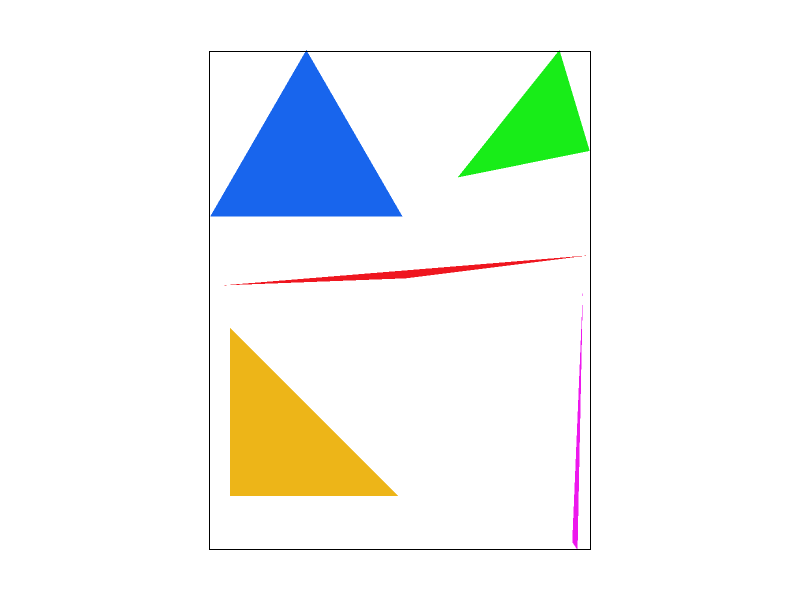
#> input picture assets/task2_samplerate=4.png, 800 x 600 px
$ python batch_magnifier.py ../assets out
#> lines starting #> are read from the running program, lines starting #| are printed output that depends on the picture; after the words box and inside, x2 and y2 are one past the last pixel; in counts of white or black regions, pixels touching at a corner belong together
#!/usr/bin/env python3
"""Batch-create a magnified inset for PNG images of the same size."""

from __future__ import annotations

import argparse
import re
import sys
from pathlib import Path
from typing import Iterable, Optional, Sequence, Tuple

import cv2
import numpy as np


WINDOW_ROI = "Select area, then press ENTER or SPACE"
WINDOW_PREVIEW = "Preview - ENTER: continue, ESC: cancel"
Box = Tuple[int, int, int, int]


def natural_key(path: Path) -> list[object]:
    """Sort image2.png before image10.png."""
    return [int(part) if part.isdigit() else part.lower()
            for part in re.split(r"(\d+)", path.name)]


def find_png_files(folder: Path, recursive: bool, suffix: str) -> list[Path]:
    iterator: Iterable[Path] = folder.rglob("*") if recursive else folder.iterdir()
    files = [
        path for path in iterator
        if path.is_file()
        and path.suffix.lower() == ".png"
        and not path.stem.endswith(suffix)
    ]
    return sorted(files, key=natural_key)


def read_image(path: Path) -> np.ndarray:
    """Read PNG files reliably even when a path contains non-ASCII characters."""
    try:
        data = np.fromfile(str(path), dtype=np.uint8)
    except OSError as exc:
        raise RuntimeError(f"Unable to read file: {path}") from exc

    image = cv2.imdecode(data, cv2.IMREAD_UNCHANGED)
    if image is None:
        raise RuntimeError(f"Not a valid PNG image: {path}")

    if image.ndim == 2:
        image = cv2.cvtColor(image, cv2.COLOR_GRAY2BGR)
    elif image.ndim == 3 and image.shape[2] == 1:
        image = cv2.cvtColor(image, cv2.COLOR_GRAY2BGR)
    elif image.ndim != 3 or image.shape[2] not in (3, 4):
        raise RuntimeError(f"Unsupported number of image channels: {path}")
    return image


# [14 lines left out: function write_png, not called in this run]


def fit_for_display(image: np.ndarray, max_width: int, max_height: int) -> tuple[np.ndarray, float]:
    height, width = image.shape[:2]
    factor = min(1.0, max_width / width, max_height / height)
    if factor == 1.0:
        return image.copy(), factor
    resized = cv2.resize(
        image,
        (max(1, round(width * factor)), max(1, round(height * factor))),
        interpolation=cv2.INTER_AREA,
    )
    return resized, factor


# [114 lines left out: functions select_roi, parse_roi, validate_roi, inset_size, overlap_area, choose_destination, not called in this run]


def parse_rgb(text: str) -> tuple[int, int, int]:
    try:
        values = tuple(int(part.strip()) for part in text.split(","))
    except ValueError as exc:
        raise argparse.ArgumentTypeError("Color must use the format R,G,B, for example 255,0,0") from exc
    if len(values) != 3 or any(value < 0 or value > 255 for value in values):
        raise argparse.ArgumentTypeError("R, G, and B must be integers between 0 and 255")
    red, green, blue = values
    return blue, green, red


# [105 lines left out: functions drawing_color, draw_connectors, make_composite, confirm_preview, not called in this run]


def edit_magnifier(
    image: np.ndarray,
    scale: float,
    placement: str,
    margin: int,
    bgr: tuple[int, int, int],
    border_width: int,
    line_width: int,
    connectors: bool,
    max_width: int,
    max_height: int,
    initial_roi: Optional[Box] = None,
) -> tuple[Box, Box, float]:
    """Select an ROI while previewing, moving, and resizing its inset."""
    image_height, image_width = image.shape[:2]
    display_factor = min(
        1.0,
        max_width / image_width,
        max_height / image_height,
    )
    roi = initial_roi
    destination: Optional[Box] = None
    mode: Optional[str] = None
    selection_start = (0, 0)
    selection_start_display = (0, 0)
    previous_roi: Optional[Box] = None
    previous_destination: Optional[Box] = None
    drag_offset = (0, 0)
    invalid_selection = False

    # [107 lines left out: functions display_to_image, point_in_box, update_destination, update_selection, mouse_callback, not called in this run]

    def render() -> np.ndarray:
        if roi is not None and destination is not None:
            frame = make_composite(
                image,
                roi,
                destination,
                bgr,
                border_width,
                line_width,
                connectors,
            )
        else:
            frame = image.copy()
            if roi is not None:
                x, y, width, height = roi
                cv2.rectangle(
                    frame,
                    (x, y),
                    (x + width - 1, y + height - 1),
                    drawing_color(frame, bgr),
                    border_width,
                    cv2.LINE_AA,
                )

        display, _ = fit_for_display(frame, max_width, max_height)
        help_lines = [
            "Drag outside inset: select area | Drag inset: move",
            f"+/-: zoom ({scale:.2f}x) | R: reset position | Enter: apply | Esc: cancel",
        ]
        if invalid_selection:
            help_lines.append("Selection is too large to enlarge inside this image.")

        panel_height = 10 + 24 * len(help_lines)
        overlay = display.copy()
        cv2.rectangle(
            overlay, (0, 0), (display.shape[1], panel_height), (0, 0, 0), -1
        )
        cv2.addWeighted(overlay, 0.65, display, 0.35, 0, display)
        for index, text in enumerate(help_lines):
            color = (80, 180, 255) if index == 2 else (255, 255, 255)
            cv2.putText(
                display,
                text,
                (10, 22 + index * 24),
                cv2.FONT_HERSHEY_SIMPLEX,
                0.55,
                color,
                1,
                cv2.LINE_AA,
            )
        return display

    if roi is not None:
        update_destination(reset_position=True)

    print(
        "Drag to select an area; drag the magnified inset to move it; "
        "press + or - to change the zoom; press Enter to confirm or Esc to cancel."
    )
    window_name = "Magnifier editor"
    try:
        cv2.namedWindow(window_name, cv2.WINDOW_AUTOSIZE)
        cv2.setMouseCallback(window_name, mouse_callback)
        while True:
            cv2.imshow(window_name, render())
            key = cv2.waitKey(20)
            if key < 0:
                continue
            key &= 0xFF
            if key in (ord("+"), ord("=")):
                old_scale = scale
                old_destination = destination
                scale = round(scale + 0.25, 2)
                update_destination(reset_position=False)
                if destination is None and old_destination is not None:
                    scale = old_scale
                    destination = old_destination
            elif key in (ord("-"), ord("_")):
                old_scale = scale
                old_destination = destination
                scale = max(1.25, round(scale - 0.25, 2))
                update_destination(reset_position=False)
                if destination is None and old_destination is not None:
                    scale = old_scale
                    destination = old_destination
            elif key in (ord("r"), ord("R")):
                update_destination(reset_position=True)
            elif key in (10, 13, 32):
                if roi is not None and destination is not None:
                    return roi, destination, scale
            elif key in (27, ord("q"), ord("Q")):
                raise RuntimeError("Operation cancelled.")
    except cv2.error as exc:
        raise RuntimeError(
            "Unable to open the GUI window. Run this program in a desktop environment "
            "or use both --roi x,y,w,h and --no-preview."
        ) from exc
    finally:
        try:
            cv2.destroyWindow(window_name)
        except cv2.error:
            pass


def build_parser() -> argparse.ArgumentParser:
    parser = argparse.ArgumentParser(
        description="Add a magnified inset to a folder of same-sized PNG images."
    )
    parser.add_argument("input_dir", type=Path, help="Folder containing the source PNG images")
    parser.add_argument("output_dir", type=Path, help="Folder in which to save the results")
    parser.add_argument("--scale", type=float, default=2.0, help="Zoom factor; default: 2.0")
    parser.add_argument(
        "--placement",
        choices=("auto", "top-left", "top-right", "bottom-left", "bottom-right"),
        default="auto",
        help="Inset position; default: choose the corner with the least overlap",
    )
    parser.add_argument("--margin", type=int, default=20, help="Distance between the inset and image edge")
    parser.add_argument("--border-width", type=int, default=3, help="Border width")
    parser.add_argument("--line-width", type=int, default=2, help="Connector line width")
    parser.add_argument(
        "--color",
        type=parse_rgb,
        default=parse_rgb("255,0,0"),
        metavar="R,G,B",
        help="Border color; default: red (255,0,0)",
    )
    parser.add_argument("--suffix", default="_magnified", help="Output filename suffix")
    parser.add_argument("--roi", type=parse_roi, help="Specify x,y,w,h directly")
    parser.add_argument("--recursive", action="store_true", help="Search subfolders recursively")
    parser.add_argument("--no-connectors", action="store_true", help="Do not draw connector lines")
    parser.add_argument(
        "--no-preview",
        action="store_true",
        help="Do not open the interactive editor when used with --roi",
    )
    parser.add_argument("--overwrite", action="store_true", help="Overwrite existing output files")
    parser.add_argument("--display-width", type=int, default=1400, help=argparse.SUPPRESS)
    parser.add_argument("--display-height", type=int, default=900, help=argparse.SUPPRESS)
    return parser


def main(argv: Optional[Sequence[str]] = None) -> int:
    args = build_parser().parse_args(argv)
    if args.scale <= 1.0:
        raise ValueError("--scale must be greater than 1.0")
    if args.margin < 0 or args.border_width <= 0 or args.line_width <= 0:
        raise ValueError("The margin cannot be negative, and line widths must be positive")
    if not args.input_dir.is_dir():
        raise FileNotFoundError(f"Input folder does not exist: {args.input_dir}")

    files = find_png_files(args.input_dir, args.recursive, args.suffix)
    if not files:
        raise FileNotFoundError(f"No PNG images found in input folder: {args.input_dir}")

    first_image = read_image(files[0])
#> in read_image, image is the input picture: shape (600, 800, 3); mean B, G, R 242.5, 245.4, 242.4
    image_height, image_width = first_image.shape[:2]
#> image_height = 600; image_width = 800
    print(f"First image: {files[0].name} ({image_width}x{image_height})")
#| First image: task2_samplerate=4.png (800x600)

    roi = args.roi
    if roi is not None:
        validate_roi(roi, image_width, image_height)

    if roi is None or not args.no_preview:
        roi, destination, args.scale = edit_magnifier(
            image=first_image,
            scale=args.scale,
            placement=args.placement,
            margin=args.margin,
            bgr=args.color,
            border_width=args.border_width,
            line_width=args.line_width,
            connectors=not args.no_connectors,
            max_width=args.display_width,
            max_height=args.display_height,
            initial_roi=roi,
        )
#> in render, `cv2.rectangle( overlay, (0, 0), (display.shape[1], panel_height), (0, ..`:
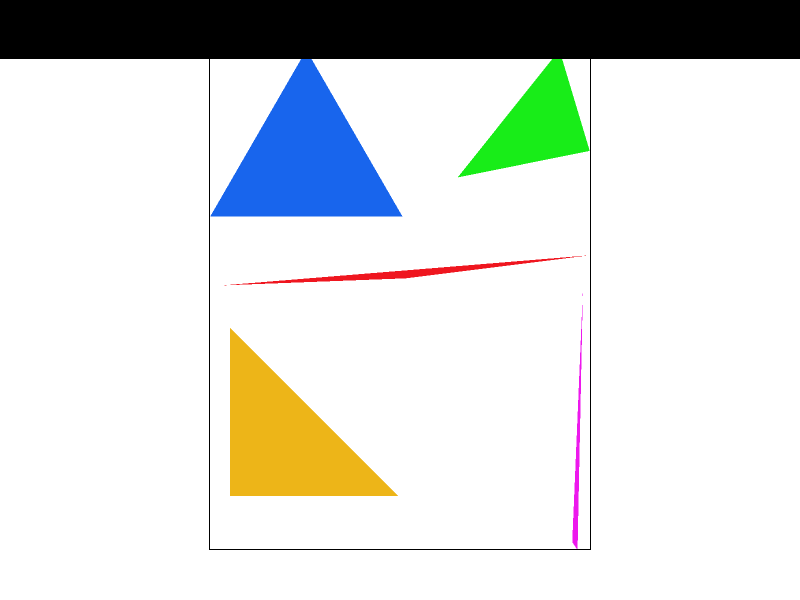
#> overlay: shape (600, 800, 3); mean of channels 0, 1, 2 217.7, 220.6, 217.5; drawn as B, G, R
#> in render, `cv2.addWeighted(overlay, 0.65, display, 0.35, 0, display)`:
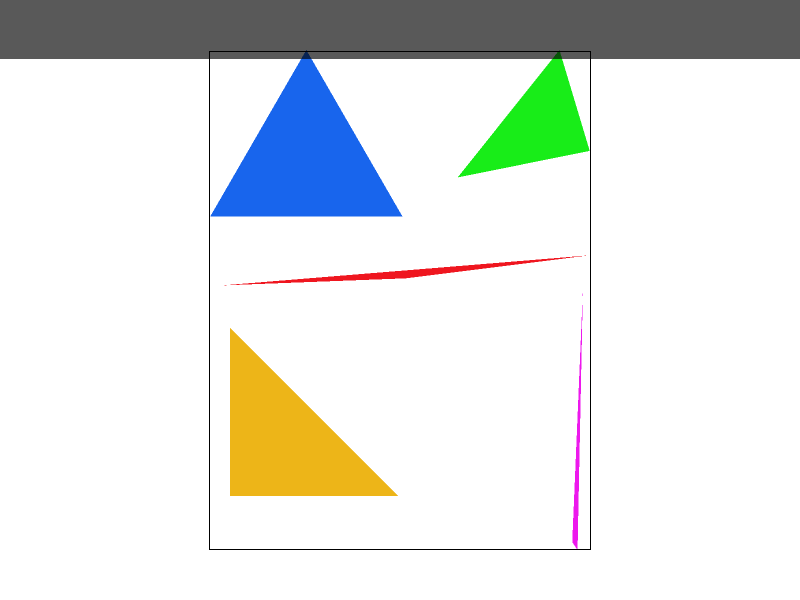
#> display: shape (600, 800, 3); mean of channels 0, 1, 2 226.4, 229.3, 226.2; drawn as B, G, R
#> after the loop in render, `for index, text in enumerate(help_lines):`:
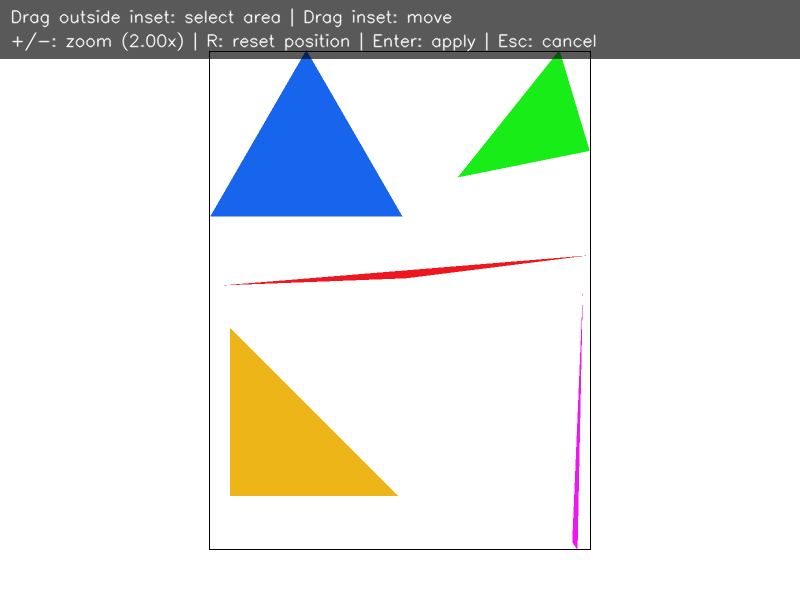
#> display: shape (600, 800, 3); 1.26% of pixels changed, all inside (x1, y1, x2, y2) = (11, 8, 596, 52); drawn as B, G, R
#> (key q is pressed here)
#> in edit_magnifier, `key &= 0xFF`: key = 113
    else:
        destination_width, destination_height = inset_size(
            roi, args.scale, image_width, image_height, args.margin
        )
        destination = choose_destination(
            roi,
            destination_width,
            destination_height,
            image_width,
            image_height,
            args.margin,
            args.placement,
        )

    first_composite = make_composite(
        first_image,
        roi,
        destination,
        args.color,
        args.border_width,
        args.line_width,
        not args.no_connectors,
    )
    args.output_dir.mkdir(parents=True, exist_ok=True)
    for index, source_path in enumerate(files, start=1):
        image = first_image if index == 1 else read_image(source_path)
        if image.shape[:2] != (image_height, image_width):
            raise ValueError(
                f"Image size mismatch: {source_path.name} is "
                f"{image.shape[1]}x{image.shape[0]}; expected {image_width}x{image_height}"
            )
        composite = first_composite if index == 1 else make_composite(
            image,
            roi,
            destination,
            args.color,
            args.border_width,
            args.line_width,
            not args.no_connectors,
        )
        output_path = args.output_dir / f"{source_path.stem}{args.suffix}.png"
        write_png(output_path, composite, args.overwrite)
        print(f"[{index}/{len(files)}] Saved: {output_path}")

    print(f"Done. Generated {len(files)} images.")
    return 0


if __name__ == "__main__":
    try:
        raise SystemExit(main())
    except (FileNotFoundError, FileExistsError, RuntimeError, ValueError) as error:
        print(f"Error: {error}", file=sys.stderr)
#> (the run stopped early here; a loop or call above may not have finished)

$ run again, on assets/task4.png
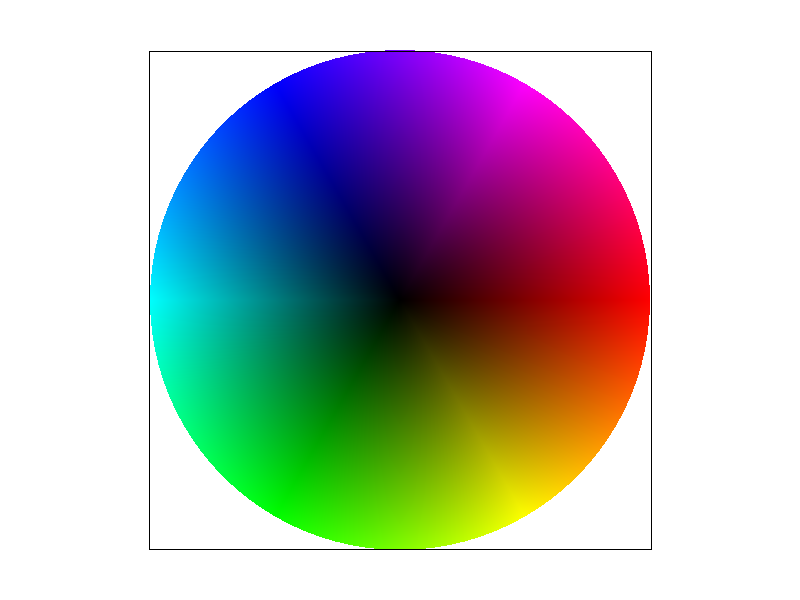
#> input picture assets/task4.png, 800 x 600 px
#> in read_image, image is the input picture: shape (600, 800, 3); mean B, G, R 184.3, 184.3, 184.3
#| First image: task4.png (800x600)
#> in render, `cv2.rectangle( overlay, (0, 0), (display.shape[1], panel_height), (0, ..`:
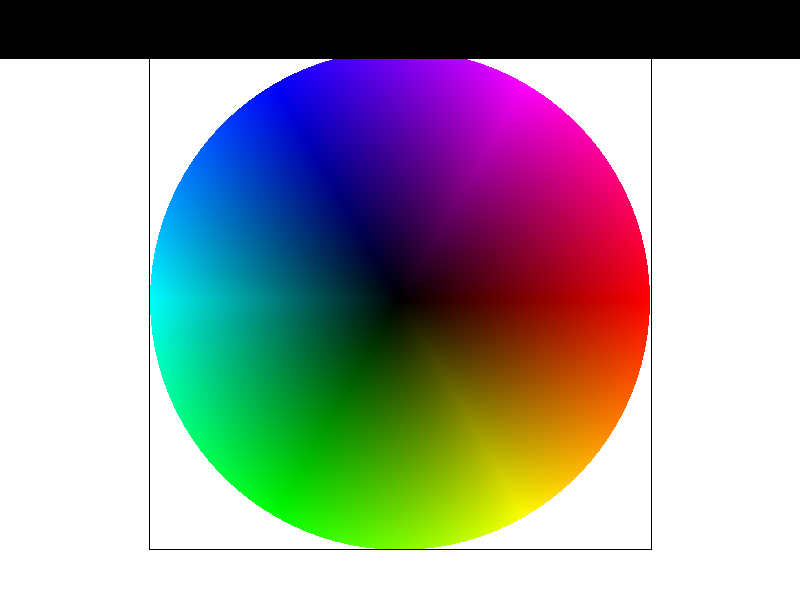
#> overlay: shape (600, 800, 3); mean of channels 0, 1, 2 159.5, 159.9, 159.7; drawn as B, G, R
#> after the loop in render, `for index, text in enumerate(help_lines):`:
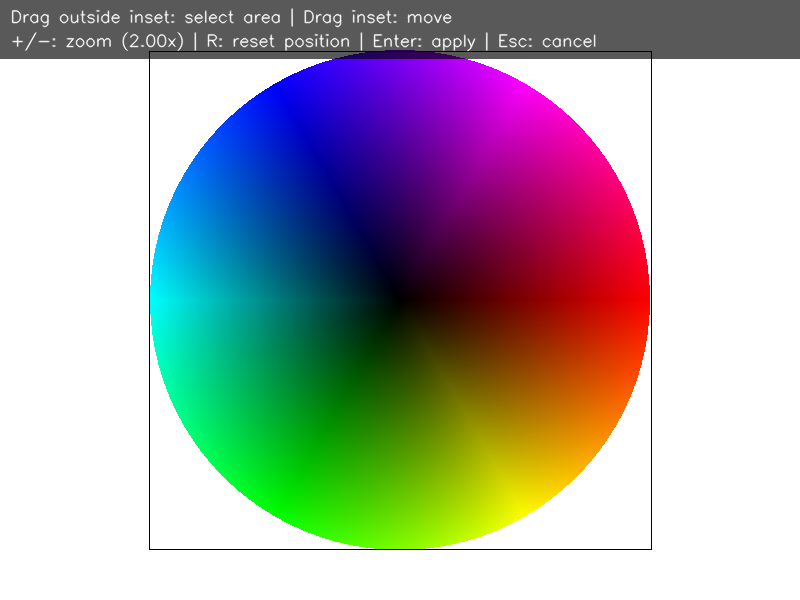
#> display: shape (600, 800, 3); mean of channels 0, 1, 2 169.1, 169.3, 169.2; drawn as B, G, R
#> key = 113

$ run again, on assets/task4_rgb_triangle.png
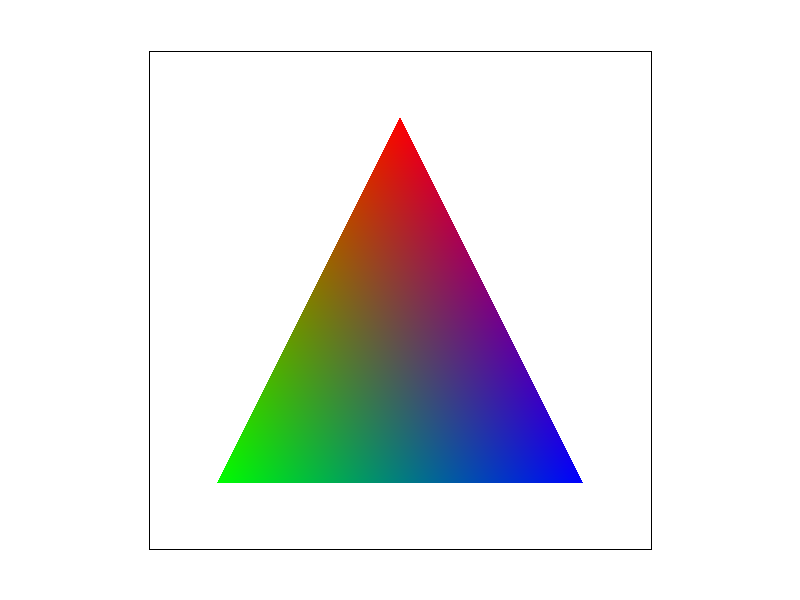
#> input picture assets/task4_rgb_triangle.png, 800 x 600 px
#> in read_image, image is the input picture: shape (600, 800, 3); mean B, G, R 230.1, 230.1, 230.2
#| First image: task4_rgb_triangle.png (800x600)
#> in render, `cv2.rectangle( overlay, (0, 0), (display.shape[1], panel_height), (0, ..`:
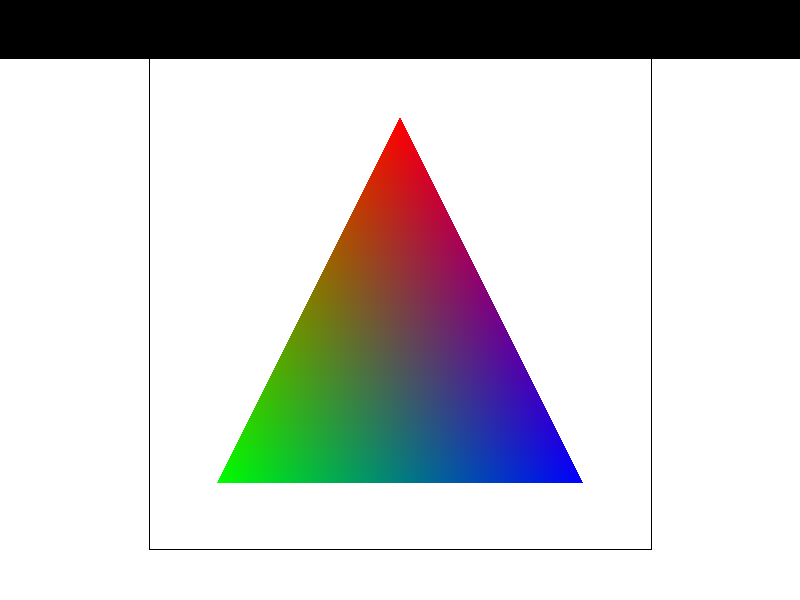
#> overlay: shape (600, 800, 3); mean of channels 0, 1, 2 205.3, 205.3, 205.4; drawn as B, G, R
#> after the loop in render, `for index, text in enumerate(help_lines):`:
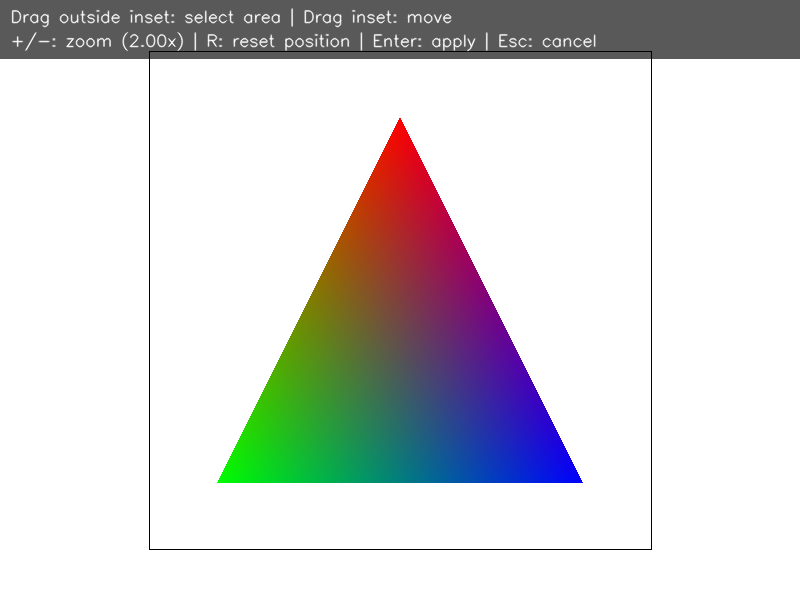
#> display: shape (600, 800, 3); mean of channels 0, 1, 2 214.9, 214.9, 214.9; drawn as B, G, R
#> key = 113
